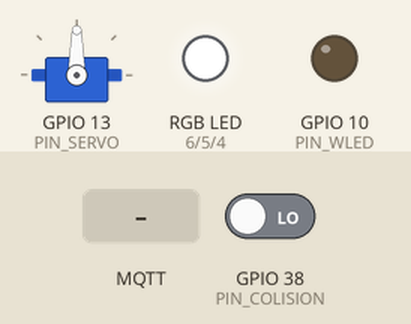
Recording of a sketch running on a simulated ESP32-S3. Parts: servo, an RGB LED mixed from three pins (HIGH = lit), output pins drawn as LEDs (lit = HIGH). The inputs (shaded band) are chosen by the test bench; at power-on: GPIO 38 (PIN_COLISION) LOW. WiFi joins after 1.5 s; servers stay silent unless stated; no MQTT or app messages arrive unless stated; what the sketch prints to the serial monitor is not drawn.

Above: at 2.7 s.
2.8 s: MQTT message "1" arrives on the first subscribed topic
At 3.3 s:
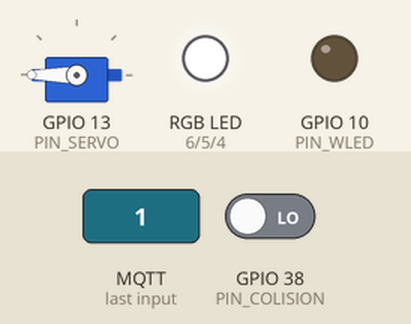
4.9 s: GPIO 38 (PIN_COLISION) driven HIGH
At 5.3 s:
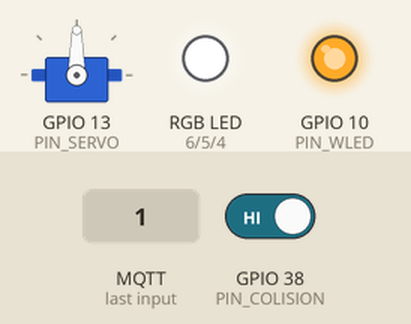
6.4 s: GPIO 38 (PIN_COLISION) driven LOW
At 6.9 s:
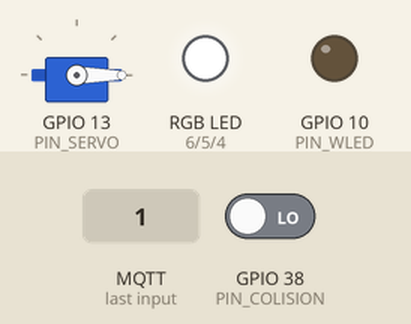
Timing chart, 0 to 9.4 s (numbered marks = the images above; inputs shaded):
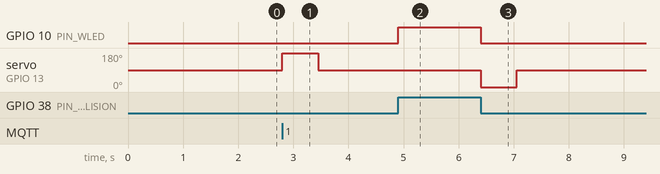

Measured:
- after the input at 2.8 s, servo on GPIO 13 (PIN_SERVO): 90° → 180° at once, → 90° 0.65 s later
- after the input at 4.9 s, GPIO 10 (PIN_WLED): LOW → HIGH at once
- after the input at 6.4 s, GPIO 10 (PIN_WLED): HIGH → LOW at once; servo on GPIO 13 (PIN_SERVO): 90° → 0° at once, → 90° 0.65 s later

The sketch:

P3.ino
```cpp
#include <WiFi.h>
#include <PubSubClient.h>
#include <ESP32Servo.h>
#include <ArduinoJson.h>

// CONSTANTES Y PINES
const int PIN_SERVO = 13;
const int PIN_COLISION = 38;
const int PIN_WLED = 10;
const int PIN_BLUE = 4;
const int PIN_GREEN = 5;
const int PIN_RED = 6;

const int ANGULO_ABIERTO = 180;
const int ANGULO_CERRADO = 0;
const int ANGULO_REPOSO = 90;

// CONFIGURACIÓN RED
const char* ssid = "ssid";
const char* password = "psswrd";
const char* clientID = "NAPIoT-P3-buzonInteligente-XPM";
const char* mqtt_server = "test.mosquitto.org";

// Topics
const char* TOPIC_SERVO_CMD = "buzon/servo/desbloqueo";
const char* TOPIC_RGB_CMD   = "buzon/rgb";
const char* TOPIC_COLISION  = "buzon/colision/inferior";
const char* TOPIC_ESTADO    = "buzon/servo/estado";

// OBJETOS
Servo servo;
WiFiClient espClient;
PubSubClient client(espClient);

// ESTADOS Y TIMERS
enum EstadoServo { CERRADO, ABIERTO };
EstadoServo estadoServo = CERRADO;

unsigned long ultimoTiempoServo = 0;
const long INTERVALO_ESTADO = 5000;
bool flagPublicarEstado = false;

unsigned long rgbInicioMillis = 0;
const long DURACION_RGB = 5000;
bool rgbEncendido = false;

int estadoActualColision = 0;
int estadoAnteriorColision = 0;

// FUNCIONES AUXILIARES

void apagarRGB() {
  analogWrite(PIN_RED, 255);
  analogWrite(PIN_GREEN, 255);
  analogWrite(PIN_BLUE, 255);
  rgbEncendido = false;
}

void moverServo(int angulo) {
  servo.write(angulo);
  delay(650);
  servo.write(ANGULO_REPOSO);
}

void callback(char* topic, byte* payload, unsigned int length) {
  String message = "";
  for (int i = 0; i < length; i++) message += (char)payload[i];

  Serial.printf("Mensaje recibido [%s]: %s\n", topic, message.c_str());


  if (strcmp(topic, TOPIC_SERVO_CMD) == 0) {
    if (message == "1" && estadoServo == CERRADO) {
      moverServo(ANGULO_ABIERTO);
      estadoServo = ABIERTO;
      flagPublicarEstado = true;
    }
  }
  else if (strcmp(topic, TOPIC_RGB_CMD) == 0) {
    StaticJsonDocument<200> doc;
    DeserializationError error = deserializeJson(doc, payload, length);

    if (!error) {
      int r = doc["r"];
      int g = doc["g"];
      int b = doc["b"];

      // Aplicar color (Invertir valores: 255 - valor)
      analogWrite(PIN_RED, 255 - r);
      analogWrite(PIN_GREEN, 255 - g);
      analogWrite(PIN_BLUE, 255 - b);

      rgbInicioMillis = millis();
      rgbEncendido = true;
    }
  }
}

void reconnect() {
  while (!client.connected()) {
    Serial.print("MQTT Conectando...");
    if (client.connect(clientID)) {
      Serial.println("¡Conectado!");
      client.subscribe(TOPIC_SERVO_CMD);
      client.subscribe(TOPIC_RGB_CMD);
    } else {
      Serial.print("Error: "); Serial.println(client.state());
      delay(5000);
    }
  }
}

void setup() {
  Serial.begin(115200);

  servo.attach(PIN_SERVO);
  servo.write(ANGULO_REPOSO);

  pinMode(PIN_COLISION, INPUT);
  pinMode(PIN_WLED, OUTPUT);
  pinMode(PIN_RED, OUTPUT);
  pinMode(PIN_GREEN, OUTPUT);
  pinMode(PIN_BLUE, OUTPUT);

  digitalWrite(PIN_WLED, LOW);
  apagarRGB();

  WiFi.begin(ssid, password);
  while (WiFi.status() != WL_CONNECTED) { delay(500); Serial.print("."); }

  client.setServer(mqtt_server, 1883);
  client.setCallback(callback);
}

void loop() {
  if (!client.connected()) reconnect();
  client.loop();

  // Timer RGB
  if (rgbEncendido && (millis() - rgbInicioMillis >= DURACION_RGB)) {
    apagarRGB();
  }

  // Gestión de puerta inferior
  estadoActualColision = digitalRead(PIN_COLISION);

  if (estadoActualColision != estadoAnteriorColision) {
    char buffer[2];
    sprintf(buffer, "%d", estadoActualColision);
    client.publish(TOPIC_COLISION, buffer);

    digitalWrite(PIN_WLED, estadoActualColision == 0 ? LOW : HIGH);

    // Lógica de cierre automático
    if (estadoActualColision == 0 && estadoServo == ABIERTO) {
      Serial.println("Cierre automático");
      moverServo(ANGULO_CERRADO);
      estadoServo = CERRADO;
      flagPublicarEstado = true;
    }
    estadoAnteriorColision = estadoActualColision;
  }

  // Reporte de estado periódico o por evento
  if (flagPublicarEstado || (millis() - ultimoTiempoServo >= INTERVALO_ESTADO)) {
    ultimoTiempoServo = millis();
    const char* txtEstado = (estadoServo == ABIERTO) ? "0" : "1";
    client.publish(TOPIC_ESTADO, txtEstado);
    flagPublicarEstado = false;
  }
}
```
